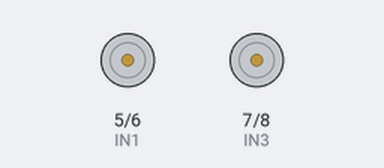
A sketch run on a simulated Arduino Uno, built with avr-gcc and run on an emulated ATmega328P. Parts: motor-driver pin pairs drawn as motors (green arrow = first pin HIGH = forward, orange = second pin HIGH = backward, longer = more drive, scaled by the enable pin).

Above: at 1.1 s.
At 7.5 s:
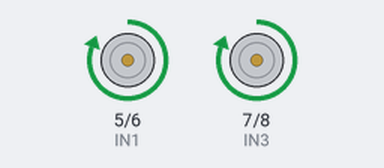
At 19.5 s:
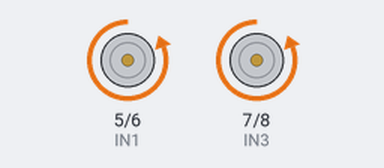
Timing chart, 0 to 21.3 s (numbered marks = the images above):
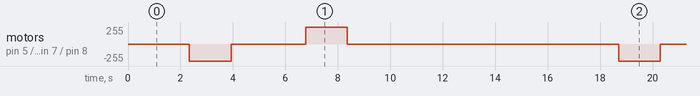

The sketch:

motorDriver2wd.ino.ino
```cpp
int IN1 = 5; // Input1 подключен к выводу 5
int IN2 = 6;
int IN3 = 7;
int IN4 = 8;
int EN1 = 1;
int EN2 = 2;
int i;
void setup()
{
  pinMode (EN1, OUTPUT);
  pinMode (IN1, OUTPUT);
  pinMode (IN2, OUTPUT);
  pinMode (EN2, OUTPUT);
  pinMode (IN4, OUTPUT);
  pinMode (IN3, OUTPUT);
}
void loop()
{
  digitalWrite (IN2, HIGH);
  digitalWrite (IN1, LOW);
  digitalWrite (IN4, HIGH);
  digitalWrite (IN3, LOW);
  for (i = 50; i <= 180; ++i)
  {
      analogWrite(EN1, i);
      analogWrite(EN2, i);
      delay(30);
  }
  analogWrite (EN1, 0);
  analogWrite (EN2, 0);
  delay(500);
  digitalWrite (IN1, HIGH);
  digitalWrite (IN2, LOW);
  digitalWrite (IN3, HIGH);
  digitalWrite (IN4, LOW);
  for (i = 50; i <= 180; ++i)
  {
      analogWrite(EN1, i);
      analogWrite(EN2, i);
      delay(30);
  }
  analogWrite (EN1, 0);
  analogWrite (EN2, 0);
  delay(8000);
}
```

Measured:
- by itself, motor on pin 5 (IN1) / pin 6 (IN2), motor on pin 7 (IN3) / pin 8 (IN4): repeats every 16.4 s: stopped 2.8 s, forward 255/255 1.6 s, stopped 10.3 s, backward 255/255 1.6 s
